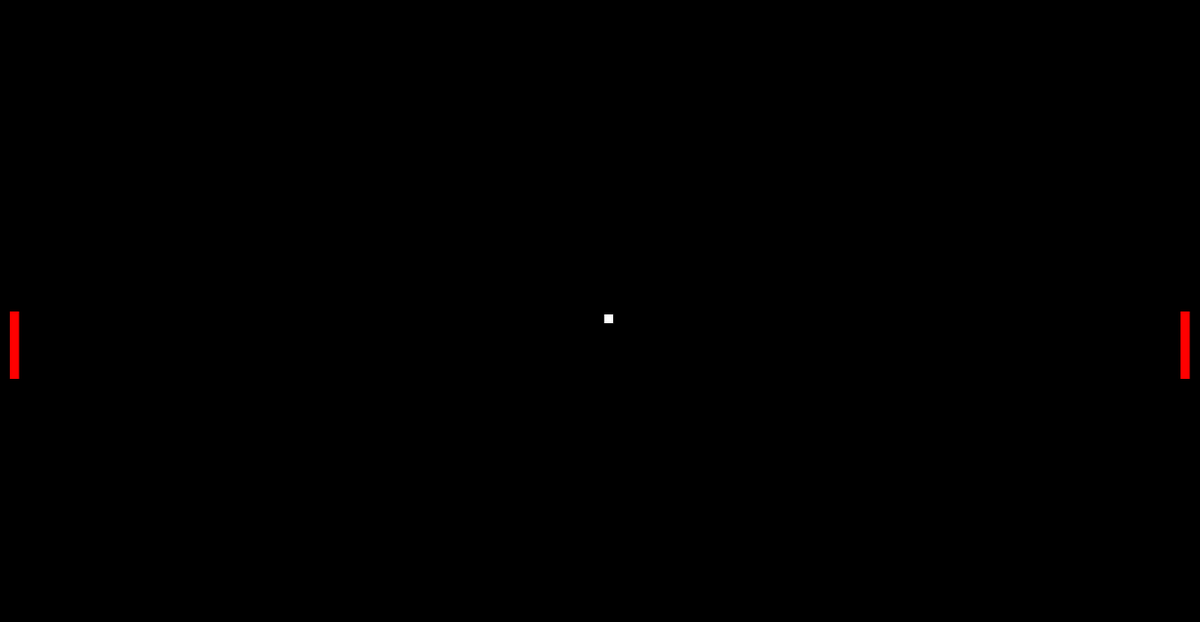
Frame 1 (no input)
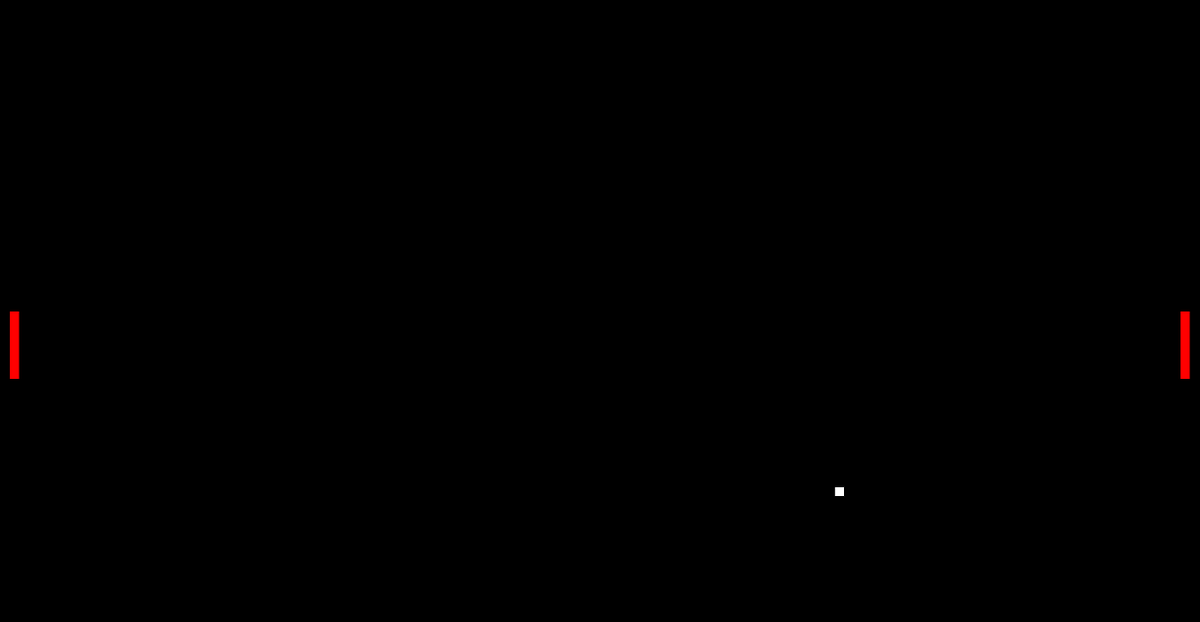
Frame 60 (no input)
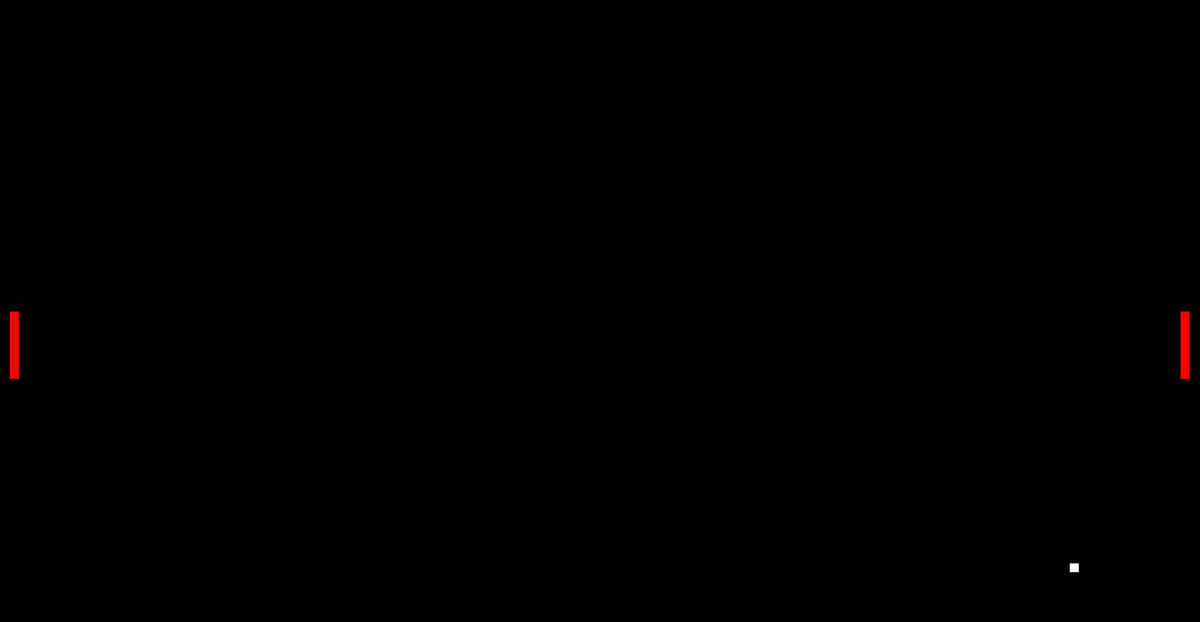
Frame 120 (the mouse pressed at the canvas centre since frame 60)

The p5.js sketch that drew these frames (run headless with seeded random() and noise() and a simulated clock; from frame 60 on, the mouse is pressed at the canvas centre):

// p5.js sketch
// ── sketch.js
let x=10;
let y;
let x2;
let y2;
let ball;
function setup() {
   
    let canvas = createCanvas(1227, 637);
    
    
    centerCanvas(canvas);
    
  y=height/2;
  y2=height/2;
  x2=width-20;
  let ballWidth = 10;
  let ballheight = 10;
  ball = {
      x: width/2,
      y : height/2,
      width : ballWidth,
      height : ballheight,
      xspeed : 4,
      yspeed : 3,
  };
  function centerCanvas(canvas) {
    canvas.position(5,5);
  }
}
  
  function draw() {
    background("black");
    

  
    fill(255, 0, 0);
    rect(x,y, 10, 70);
    
       
      
        if (keyIsDown(87)&&y>0){
            y -= 5;
       } if (keyIsDown(83)&&y+70<height) {
        y += 5;
      }
    
      
         
    fill(255, 0, 0);
    rect(x2,y2, 10, 70);
        
          if (keyIsDown(UP_ARROW)&&y2>0){
              y2 -= 5;
         } if (keyIsDown(DOWN_ARROW)&&y2+70<height) {
          y2 += 5;
        }
    fill("white");
    ball.x+=ball.xspeed;
    ball.y+=ball.yspeed;
    rect(ball.x,ball.y,ball.width,ball.height);
   
      if (ball.y <= 0 || ball.y + ball.height >= height) {
        ball.yspeed *= -1;
      }
      if (ball.x <= x + 10 && ball.y + ball.height >= y && ball.y <= y + 70) {
        ball.xspeed *= -1;
      }
      if (ball.x + ball.width >= x2 && ball.y + ball.height >= y2 && ball.y <= y2 + 70) {
        ball.xspeed *= -1;
      }
       }
     
  
  

  
 
